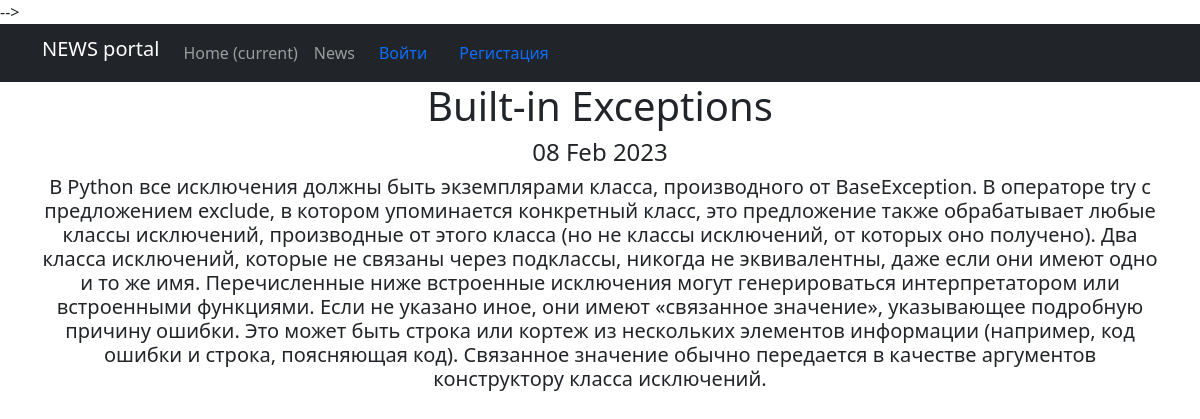
The page /news/1/ on the database its author committed.
### news_models/models.py (models this page shows, shortened)
class Post(models.Model):
    author = models.ForeignKey('Author', on_delete=models.CASCADE)
    post_type = models.CharField(max_length=1, choices=TYPE_OF_POST, default=news)
    time_in = models.DateTimeField(auto_now_add=True)
    title = models.CharField(max_length=255)
    text = models.TextField()
    rating = models.FloatField(default=0)
    category = models.ManyToManyField(Category, through='PostCategory')

### news_models/views.py (the view)
# urls.py: path('<int:pk>/', cache_page(300)(PostDetail.as_view()), name='post_detail'),
class PostDetail(DetailView):
    model = Post  # Модель всё та же, но мы хотим получать информацию по отдельному посту
    template_name = 'post.html'  # Используем другой шаблон — post.html
    context_object_name = 'post'  # Название объекта, в котором будет выбранный пользователем продукт

### news_models/templatetags/custom_filters.py (called while the page is built)
@register.filter()
def censor(value):
    x = value.split(' ')
    value = []
    for i in x:
        if i in words:
            i = i[0] + '*' * (len(i) - 1)
        value.append(i)
    x = ' '.join(value)
    return f'{x}'

### templates/post.html (shortened to what this page needs)
{% extends 'flatpages/default.html' %}
{% load custom_filters %}
{% block content %}
<h1>{{ post.title|censor }}</h1>
<h4>{{ post.time_in|date:'d M Y' }}</h4>
<h5>{{ post.text|censor }}</h5>
{% endblock content %}

### rows shown on the page
Post: title|censor "Built-in Exceptions", time_in "08 Feb 2023", text|censor "В Python все исключения должны быть экземплярами класса, производного от BaseException. В операторе try с предложением exclude, в котором упоминается конкретный класс, это предложение также обрабатывает любые классы исключений, производные от этого класса (но не классы исключений, от которых оно получено). Два класса исключений, которые не связаны через подклассы, никогда не эквивалентны, даже если они имеют одно и то же имя. Перечисленные ниже встроенные исключения могут генерироваться интерпретатором или встроенными функциями. Если не указано иное, они имеют «связанное значение», указывающее подробную причину ошибки. Это может быть строка или кортеж из нескольких элементов информации…"
